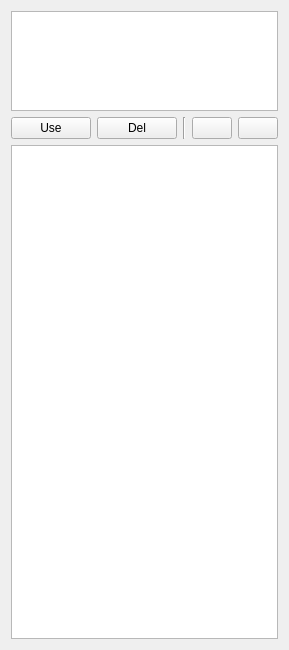
<?xml version="1.0" encoding="UTF-8"?>
<ui version="4.0">
 <class>FilterSelectorClass</class>
 <widget class="QWidget" name="FilterSelectorClass">
  <property name="geometry">
   <rect>
    <x>0</x>
    <y>0</y>
    <width>258</width>
    <height>650</height>
   </rect>
  </property>
  <property name="windowTitle">
   <string>FilterSelector</string>
  </property>
  <layout class="QGridLayout" name="gridLayout">
   <item row="0" column="0" colspan="5">
    <widget class="QListWidget" name="allFiltersWidget">
     <property name="maximumSize">
      <size>
       <width>16777215</width>
       <height>100</height>
      </size>
     </property>
    </widget>
   </item>
   <item row="1" column="0">
    <widget class="QPushButton" name="useButton">
     <property name="sizePolicy">
      <sizepolicy hsizetype="Preferred" vsizetype="Fixed">
       <horstretch>0</horstretch>
       <verstretch>0</verstretch>
      </sizepolicy>
     </property>
     <property name="text">
      <string>Use</string>
     </property>
     <property name="icon">
      <iconset resource="../../../../resources/main.qrc">
       <normaloff>:/new/prefix1/plus.png</normaloff>:/new/prefix1/plus.png</iconset>
     </property>
     <property name="iconSize">
      <size>
       <width>24</width>
       <height>24</height>
      </size>
     </property>
    </widget>
   </item>
   <item row="3" column="0" colspan="5">
    <widget class="QListWidget" name="filtersWidget"/>
   </item>
   <item row="1" column="1">
    <widget class="QPushButton" name="deleteButton">
     <property name="sizePolicy">
      <sizepolicy hsizetype="Preferred" vsizetype="Fixed">
       <horstretch>0</horstretch>
       <verstretch>0</verstretch>
      </sizepolicy>
     </property>
     <property name="text">
      <string>Del</string>
     </property>
     <property name="icon">
      <iconset resource="../../../../resources/main.qrc">
       <normaloff>:/new/prefix1/minus.png</normaloff>:/new/prefix1/minus.png</iconset>
     </property>
     <property name="iconSize">
      <size>
       <width>24</width>
       <height>24</height>
      </size>
     </property>
    </widget>
   </item>
   <item row="1" column="3">
    <widget class="QPushButton" name="upButton">
     <property name="text">
      <string/>
     </property>
     <property name="icon">
      <iconset resource="../../../../resources/main.qrc">
       <normaloff>:/new/prefix1/up_alt.png</normaloff>:/new/prefix1/up_alt.png</iconset>
     </property>
     <property name="iconSize">
      <size>
       <width>24</width>
       <height>24</height>
      </size>
     </property>
    </widget>
   </item>
   <item row="1" column="4">
    <widget class="QPushButton" name="downButton">
     <property name="text">
      <string/>
     </property>
     <property name="icon">
      <iconset resource="../../../../resources/main.qrc">
       <normaloff>:/new/prefix1/down_alt.png</normaloff>:/new/prefix1/down_alt.png</iconset>
     </property>
     <property name="iconSize">
      <size>
       <width>24</width>
       <height>24</height>
      </size>
     </property>
    </widget>
   </item>
   <item row="1" column="2">
    <widget class="Line" name="line">
     <property name="orientation">
      <enum>Qt::Vertical</enum>
     </property>
    </widget>
   </item>
  </layout>
 </widget>
 <layoutdefault spacing="6" margin="11"/>
 <resources>
  <include location="../../../../resources/main.qrc"/>
 </resources>
 <connections/>
</ui>
